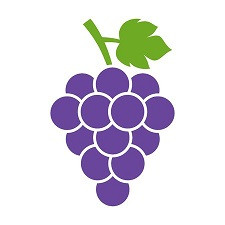
#> input picture botapp/grape.jpg, 225 x 225 px
$ python image_morphology.py
#> lines starting #> are read from the running program, lines starting #| are printed output that depends on the picture; after the words box and inside, x2 and y2 are one past the last pixel; in counts of white or black regions, pixels touching at a corner belong together
#image_morphology.py

import cv2 as cv
import numpy as np

# [25 lines of commented-out code are left out]
img = cv.imread('grape.jpg')
#> img is the input picture: shape (225, 225, 3); mean B, G, R 225.9, 217, 220.7
gray = cv.cvtColor(img,cv.COLOR_BGR2GRAY)
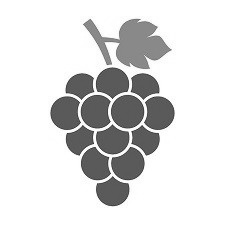
#> gray: shape (225, 225); min 30, max 255, mean 219.1
ret,binary = cv.threshold(gray,200,255,cv.THRESH_BINARY_INV)
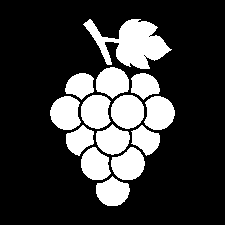
#> binary: shape (225, 225); 22.8% white; 14 white regions, largest, box (x1, y1, x2, y2) and area: (83, 19, 172, 69) 2268, (111, 95, 144, 129) 893, (50, 96, 81, 130) 815

#建立核結構
kernel = np.ones((8,8),dtype=np.uint8)

#開運算處理
opening = cv.morphologyEx(binary,cv.MORPH_OPEN,kernel)
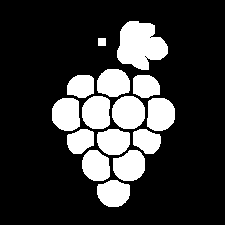
#> opening: shape (225, 225); 21.3% white; 15 white regions, largest, box (x1, y1, x2, y2) and area: (117, 21, 168, 70) 1743, (112, 96, 145, 129) 888, (82, 96, 110, 129) 794

#閉運算處理
closing = cv.morphologyEx(binary,cv.MORPH_CLOSE,kernel)
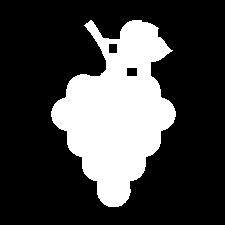
#> closing: shape (225, 225); 26.1% white; 1 white region, box (x1, y1, x2, y2) and area: (51, 20, 176, 207) 13221

#梯度運算處理
gradient = cv.morphologyEx(binary,cv.MORPH_GRADIENT,kernel)
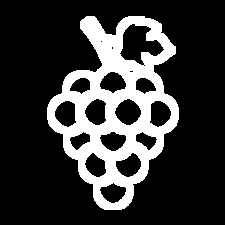
#> gradient: shape (225, 225); 21.2% white; 1 white region, box (x1, y1, x2, y2) and area: (47, 16, 179, 210) 10739

#禮帽運算處理
tophat = cv.morphologyEx(binary,cv.MORPH_TOPHAT,kernel)
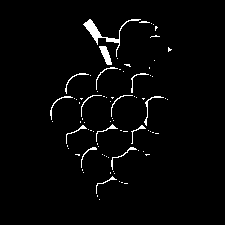
#> tophat: shape (225, 225); 2.5% white; 82 white regions (67 under 20 px), largest, box (x1, y1, x2, y2) and area: (83, 19, 141, 57) 320, (99, 46, 112, 65) 127, (144, 96, 164, 126) 69

#黑帽運算處理
blackhat = cv.morphologyEx(binary,cv.MORPH_BLACKHAT,kernel)
#> blackhat: shape (225, 225); 3.8% white in thin lines or dots, all inside (x1, y1, x2, y2) = (59, 20, 176, 207)

#禮帽+黑帽
twohat = cv.add(tophat,blackhat)
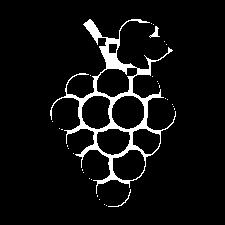
#> twohat: shape (225, 225); 6.3% white; 31 white regions (28 under 20 px), largest, box (x1, y1, x2, y2) and area: (50, 19, 176, 194) 3046, (149, 26, 160, 38) 52, (108, 189, 131, 207) 40

cv.imwrite('./binary.jpg',binary)
cv.imwrite('./opening.jpg',opening)
cv.imwrite('./closing.jpg',closing)
cv.imwrite('./gradient.jpg',gradient)
cv.imwrite('./tophat.jpg',tophat)
cv.imwrite('./blackhat.jpg',blackhat)
cv.imwrite('./twohat.jpg',twohat)
